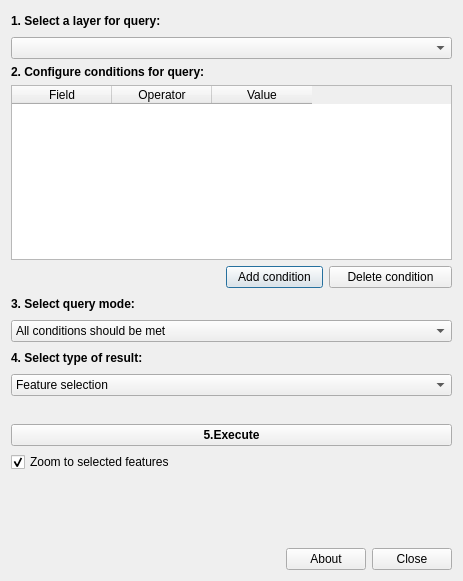
<?xml version="1.0" encoding="UTF-8"?>
<ui version="4.0">
 <class>Dialog</class>
 <widget class="QDialog" name="Dialog">
  <property name="geometry">
   <rect>
    <x>0</x>
    <y>0</y>
    <width>463</width>
    <height>581</height>
   </rect>
  </property>
  <property name="windowTitle">
   <string>NextGIS EasyQuery</string>
  </property>
  <layout class="QGridLayout" name="gridLayout">
   <item row="2" column="0" colspan="2">
    <widget class="QLabel" name="label_2">
     <property name="font">
      <font>
       <weight>75</weight>
       <bold>true</bold>
      </font>
     </property>
     <property name="text">
      <string>2. Configure conditions for query:</string>
     </property>
     <property name="alignment">
      <set>Qt::AlignLeading|Qt::AlignLeft|Qt::AlignVCenter</set>
     </property>
    </widget>
   </item>
   <item row="3" column="0" colspan="6">
    <widget class="QTableWidget" name="conditionsQueryTable">
     <column>
      <property name="text">
       <string>Field</string>
      </property>
     </column>
     <column>
      <property name="text">
       <string>Operator</string>
      </property>
     </column>
     <column>
      <property name="text">
       <string>Value</string>
      </property>
     </column>
    </widget>
   </item>
   <item row="4" column="2" colspan="2">
    <widget class="QPushButton" name="addConditionButton">
     <property name="text">
      <string>Add condition</string>
     </property>
    </widget>
   </item>
   <item row="4" column="4" colspan="2">
    <widget class="QPushButton" name="deleteConditionButton">
     <property name="text">
      <string>Delete condition</string>
     </property>
    </widget>
   </item>
   <item row="5" column="0">
    <widget class="QLabel" name="label_3">
     <property name="font">
      <font>
       <weight>75</weight>
       <bold>true</bold>
      </font>
     </property>
     <property name="text">
      <string>3. Select query mode:</string>
     </property>
     <property name="alignment">
      <set>Qt::AlignLeading|Qt::AlignLeft|Qt::AlignVCenter</set>
     </property>
    </widget>
   </item>
   <item row="7" column="0">
    <widget class="QLabel" name="label_4">
     <property name="font">
      <font>
       <weight>75</weight>
       <bold>true</bold>
      </font>
     </property>
     <property name="text">
      <string>4. Select type of result:</string>
     </property>
     <property name="alignment">
      <set>Qt::AlignLeading|Qt::AlignLeft|Qt::AlignVCenter</set>
     </property>
    </widget>
   </item>
   <item row="13" column="0" colspan="3">
    <spacer name="horizontalSpacer_8">
     <property name="orientation">
      <enum>Qt::Horizontal</enum>
     </property>
     <property name="sizeHint" stdset="0">
      <size>
       <width>471</width>
       <height>20</height>
      </size>
     </property>
    </spacer>
   </item>
   <item row="13" column="3" colspan="2">
    <widget class="QPushButton" name="aboutButton">
     <property name="text">
      <string>About</string>
     </property>
    </widget>
   </item>
   <item row="13" column="5">
    <widget class="QPushButton" name="closeButton">
     <property name="text">
      <string>Close</string>
     </property>
    </widget>
   </item>
   <item row="4" column="0" colspan="2">
    <spacer name="horizontalSpacer">
     <property name="orientation">
      <enum>Qt::Horizontal</enum>
     </property>
     <property name="sizeHint" stdset="0">
      <size>
       <width>40</width>
       <height>20</height>
      </size>
     </property>
    </spacer>
   </item>
   <item row="5" column="1" colspan="5">
    <spacer name="horizontalSpacer_3">
     <property name="orientation">
      <enum>Qt::Horizontal</enum>
     </property>
     <property name="sizeHint" stdset="0">
      <size>
       <width>189</width>
       <height>20</height>
      </size>
     </property>
    </spacer>
   </item>
   <item row="1" column="0" colspan="6">
    <widget class="QgsMapLayerComboBox" name="LayerCombobox"/>
   </item>
   <item row="6" column="0" colspan="6">
    <widget class="QComboBox" name="conditionModeCombobox">
     <item>
      <property name="text">
       <string>All conditions should be met</string>
      </property>
     </item>
     <item>
      <property name="text">
       <string>At least one condition should be met</string>
      </property>
     </item>
    </widget>
   </item>
   <item row="7" column="1" colspan="5">
    <spacer name="horizontalSpacer_6">
     <property name="orientation">
      <enum>Qt::Horizontal</enum>
     </property>
     <property name="sizeHint" stdset="0">
      <size>
       <width>189</width>
       <height>20</height>
      </size>
     </property>
    </spacer>
   </item>
   <item row="0" column="0">
    <widget class="QLabel" name="label">
     <property name="font">
      <font>
       <weight>75</weight>
       <bold>true</bold>
      </font>
     </property>
     <property name="text">
      <string>1. Select a layer for query:</string>
     </property>
     <property name="alignment">
      <set>Qt::AlignLeading|Qt::AlignLeft|Qt::AlignVCenter</set>
     </property>
    </widget>
   </item>
   <item row="0" column="1" colspan="5">
    <spacer name="horizontalSpacer_2">
     <property name="orientation">
      <enum>Qt::Horizontal</enum>
     </property>
     <property name="sizeHint" stdset="0">
      <size>
       <width>189</width>
       <height>20</height>
      </size>
     </property>
    </spacer>
   </item>
   <item row="8" column="0" colspan="6">
    <widget class="QComboBox" name="resultCombobox">
     <item>
      <property name="text">
       <string>Feature selection</string>
      </property>
     </item>
     <item>
      <property name="text">
       <string>New layer with query results</string>
      </property>
     </item>
     <item>
      <property name="text">
       <string>Apply filter to current layer</string>
      </property>
     </item>
    </widget>
   </item>
   <item row="10" column="0" colspan="6">
    <widget class="QPushButton" name="runButton">
     <property name="font">
      <font>
       <weight>75</weight>
       <bold>true</bold>
      </font>
     </property>
     <property name="text">
      <string>5.Execute</string>
     </property>
    </widget>
   </item>
   <item row="9" column="0" colspan="6">
    <spacer name="verticalSpacer_2">
     <property name="orientation">
      <enum>Qt::Vertical</enum>
     </property>
     <property name="sizeHint" stdset="0">
      <size>
       <width>20</width>
       <height>40</height>
      </size>
     </property>
    </spacer>
   </item>
   <item row="11" column="0" colspan="6">
    <widget class="QCheckBox" name="autoZoomCheckBox">
     <property name="text">
      <string>Zoom to selected features</string>
     </property>
     <property name="checked">
      <bool>true</bool>
     </property>
    </widget>
   </item>
   <item row="12" column="0" colspan="6">
    <spacer name="verticalSpacer">
     <property name="orientation">
      <enum>Qt::Vertical</enum>
     </property>
     <property name="sizeHint" stdset="0">
      <size>
       <width>20</width>
       <height>87</height>
      </size>
     </property>
    </spacer>
   </item>
  </layout>
 </widget>
 <customwidgets>
  <customwidget>
   <class>QgsMapLayerComboBox</class>
   <extends>QComboBox</extends>
   <header>qgsmaplayercombobox.h</header>
  </customwidget>
 </customwidgets>
 <resources/>
 <connections/>
</ui>
